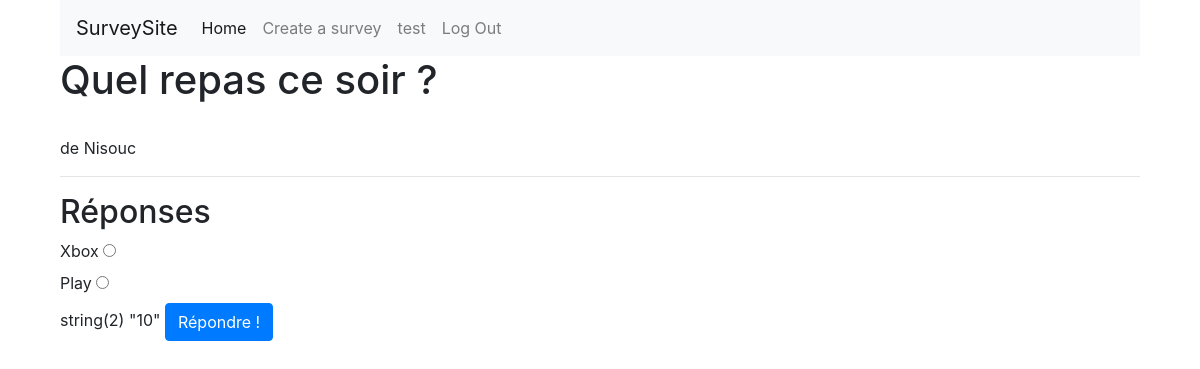
Screenshot of /index.php?page=survey&id=10 (signed in) with the database file from the repository.
### tables this page shows
CREATE TABLE `surveys` (
  `survey_id` int(11) NOT NULL,
  `question` varchar(255) NOT NULL,
  `end` varchar(255) NOT NULL,
  `creatorsId` int(11) NOT NULL
);

CREATE TABLE `users` (
  `user_id` int(11) NOT NULL,
  `user_name` varchar(255) NOT NULL,
  `user_pass` varchar(255) NOT NULL,
  `user_email` varchar(255) NOT NULL,
  `status` tinyint(1) NOT NULL,
  `user_theme` varchar(255) NOT NULL DEFAULT 'white'
);

CREATE TABLE `answers` (
  `id` int(11) NOT NULL,
  `survey_id` int(11) NOT NULL,
  `reponse` varchar(255) NOT NULL,
  `votes` int(11) DEFAULT '0'
);

### App/Controller/SurveyController.php (called while the page is built, shortened)
<?php
class surveyController
{
    public function __construct()
    {
        $this->model = new SurveyModel();
    }
    public function renderSurvey()
    {
        $SurId = $_GET['id'];
        $survey = $this->model->getSurvey();
        $reps = $this->model->getAnswers($SurId);
        require ROOT."/App/View/SurveyVisitView.php";
    }
}

### Public/index.php (called while the page is built, shortened)
<?php
require ROOT."/Core/Database.php";
require ROOT."/router.php";

### Core/Database.php (called while the page is built, shortened)
<?php
class Database{
    protected $pdo;
    public function __construct()
    {
        try {
            $this->host = $dbConfig["host"];
            $this->dbname = $dbConfig["dbname"];
            $this->user = $dbConfig["user"];
            $this->pass = $dbConfig["pass"];
            $this->pdo = new \PDO("mysql:host=$this->host;dbname=$this->dbname", $this->user, $this->pass);
        } catch (\PDOException $e) {
            return $e->getMessage();
        }
    }
    public function query(string $statement, bool $one)
    {
        $query = $this->pdo->query($statement);
        if ($one === false) {
            return $query->fetch(\PDO::FETCH_ASSOC);
        } else {
            return $query->fetchAll(\PDO::FETCH_ASSOC);
        }
    }
}

### App/Model/SurveyModel.php (called while the page is built, shortened)
<?php
class SurveyModel extends Database
{
    public function getSurvey()
    {
        $getEm = "SELECT * FROM surveys INNER JOIN users on surveys.creatorsId = users.user_id";
        return $this->query($getEm, false);
    }
    public function getAnswers($id)
    {
        $getEm = "SELECT * FROM answers WHERE survey_id = '" . $id . "'";
        return $this->query($getEm, true);
    }
}

### App/View/surveyVisitView.php (the view, shortened to what this page needs)
<?php
require ROOT."/commons.php";
?>
<!DOCTYPE html>
<html lang="en">
<head>
</head>
<body>
<h1><?= $survey['question'] ?> </h1>
<p><br> de <?= $survey['user_name'] ?></p>
<hr>
<h2>Réponses</h2>
    <form action="?page=survey&id= <?= $SurId ?>" method="POST">
        <?php
        $i = 1;
        foreach($reps as $rep) { ?>
            <label for="<?= $i ?>"><?= $rep['reponse'] ?></label>
            <input type="radio" name="rep" value="<?= $rep['id']  ?>" id="<?= $i ?>">
            <br>
        <?php $i++;
        } var_dump($_GET['id']);?>
        <button type="submit" class="btn btn-primary">Répondre !</button>
    </form>

### commons.php (style rules this page uses)
* { margin: 0; padding: 0; box-sizing: border-box; }
body { width: 90%; margin: auto; }

### rows the page displays
surveys: question "Quel repas ce soir ?"
users: user_name "Nisouc"
answers: reponse "Xbox"
answers: reponse "Play"

### other values shown
$_SESSION["Username"] "test"
